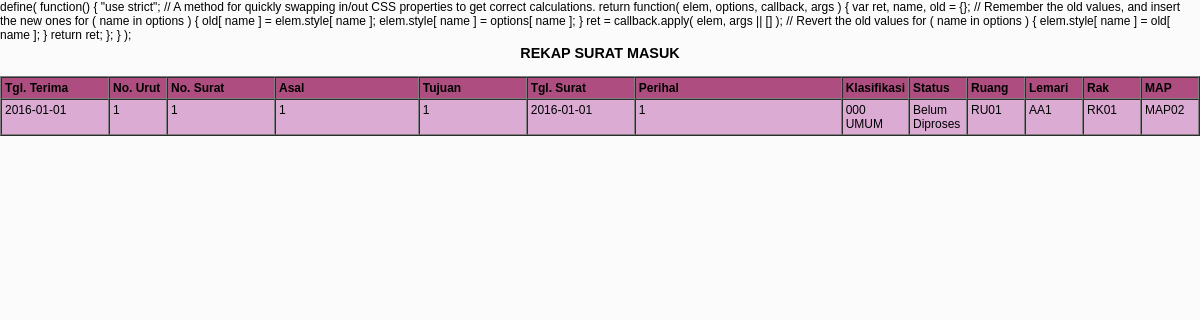
The page /adm/surat/rekap_masuk_prt.php on the database its author committed.
### tables this page shows
CREATE TABLE `surat_masuk` (
  `kd` varchar(50) NOT NULL,
  `no_urut` varchar(10) DEFAULT NULL,
  `no_surat` varchar(255) DEFAULT NULL,
  `asal` varchar(255) DEFAULT NULL,
  `tujuan` varchar(255) DEFAULT NULL,
  `tgl_surat` date DEFAULT NULL,
  `perihal` varchar(255) DEFAULT NULL,
  `tgl_terima` date DEFAULT NULL,
  `kd_lemari` varchar(50) DEFAULT NULL,
  `kd_rak` varchar(50) DEFAULT NULL,
  `kd_map` varchar(50) DEFAULT NULL,
  `kd_ruang` varchar(50) DEFAULT NULL,
  `kd_sifat` varchar(50) DEFAULT NULL,
  `lampiran` varchar(255) DEFAULT NULL,
  `tembusan` varchar(255) DEFAULT NULL,
  `tgl_deadline_balas` date DEFAULT NULL,
  `kd_balas` varchar(50) DEFAULT NULL,
  `ket` varchar(255) DEFAULT NULL,
  `kd_status` varchar(50) DEFAULT NULL,
  `kd_klasifikasi` varchar(50) DEFAULT NULL,
  `filex` longtext DEFAULT NULL,
  `postdate` datetime DEFAULT NULL
);

CREATE TABLE `surat_m_klasifikasi` (
  `kd` varchar(50) NOT NULL,
  `klasifikasi` varchar(100) DEFAULT NULL
);

CREATE TABLE `surat_m_status` (
  `kd` varchar(50) NOT NULL,
  `status` varchar(100) DEFAULT NULL
);

CREATE TABLE `surat_m_ruang` (
  `kd` varchar(50) NOT NULL,
  `ruang` varchar(50) DEFAULT NULL
);

CREATE TABLE `surat_m_lemari` (
  `kd` varchar(50) NOT NULL,
  `lemari` varchar(50) DEFAULT NULL
);

CREATE TABLE `surat_m_rak` (
  `kd` varchar(50) NOT NULL,
  `rak` varchar(50) DEFAULT NULL
);

CREATE TABLE `surat_m_map` (
  `kd` varchar(50) NOT NULL,
  `map` varchar(50) DEFAULT NULL
);

### inc/config.php (called while the page is built, shortened)
<?php
$sumber = "http://localhost/sisfosurat/";
$warna01 = "#dbabd4";
$warnaover = "#f8e690";
$warnaheader = "#ae4e80";
$warnatext = "black";
$sesidt = 3600;
?>

### adm/surat/rekap_masuk_prt.php (the view, shortened to what this page needs)
<?php
require("../../inc/config.php");
require("../../inc/fungsi.php");
require("../../inc/koneksi.php");
$tpl = LoadTpl("../../template/window.html");
$filenya = "rekap_masuk.php";
$judul = "Rekap Surat Masuk";
$judulku = $judul;
$ke = "rekap_masuk.php";
$diload = "window.print();location.href='$ke'";
echo '<table width="100%" border="0" cellspacing="0" cellpadding="3">
<tr>
<td align="center">';
echo '</td>
</tr>
</table>';
$qdtu = mysqli_query($koneksi, "SELECT * FROM surat_masuk ".
			"ORDER BY round(tgl_terima) DESC");
$rdtu = mysqli_fetch_assoc($qdtu);
$tdtu = mysqli_num_rows($qdtu);
if ($tdtu != 0)
	{
	echo '<p>
	<table width="100%" border="1" cellspacing="0" cellpadding="3">
	<tr bgcolor="'.$warnaheader.'">
	<td width="100"><strong><font color="'.$warnatext.'">Tgl. Terima</font></strong></td>
	<td width="50"><strong><font color="'.$warnatext.'">No. Urut</font></strong></td>
	<td width="100"><strong><font color="'.$warnatext.'">No. Surat</font></strong></td>
	<td><strong><font color="'.$warnatext.'">Asal</font></strong></td>
	<td width="100"><strong><font color="'.$warnatext.'">Tujuan</font></strong></td>
	<td width="100"><strong><font color="'.$warnatext.'">Tgl. Surat</font></strong></td>
	<td><strong><font color="'.$warnatext.'">Perihal</font></strong></td>
	<td width="50"><strong><font color="'.$warnatext.'">Klasifikasi</font></strong></td>
	<td width="50"><strong><font color="'.$warnatext.'">Status</font></strong></td>
	<td width="50"><strong><font color="'.$warnatext.'">Ruang</font></strong></td>
	<td width="50"><strong><font color="'.$warnatext.'">Lemari</font></strong></td>
	<td width="50"><strong><font color="'.$warnatext.'">Rak</font></strong></td>
	<td width="50"><strong><font color="'.$warnatext.'">MAP</font></strong></td>
	</tr>';
	do
		{
		if ($warna_set ==0)
			{
			$warna = $warna01;
			$warna_set = 1;
			}
		else
			{
			$warna = $warna02;
			$warna_set = 0;
			}
		$i_no_urut = nosql($rdtu['no_urut']);
		$i_no_surat = balikin2($rdtu['no_surat']);
		$i_asal = balikin2($rdtu['asal']);
		$i_tujuan = balikin2($rdtu['tujuan']);
		$i_tgl_surat = $rdtu['tgl_surat'];
		$i_perihal = balikin2($rdtu['perihal']);
		$i_tgl_terima = $rdtu['tgl_terima'];
		$ku_kd_klasifikasi = nosql($rdtu['kd_klasifikasi']);
		$ku_kd_status = nosql($rdtu['kd_status']);
		$ku_kd_ruang = nosql($rdtu['kd_ruang']);
		$ku_kd_lemari = nosql($rdtu['kd_lemari']);
		$ku_kd_rak = nosql($rdtu['kd_rak']);
		$ku_kd_map = nosql($rdtu['kd_map']);
		$qdtx = mysqli_query($koneksi, "SELECT * FROM surat_m_klasifikasi ".
										"WHERE kd = '$ku_kd_klasifikasi'");
		$rdtx = mysqli_fetch_assoc($qdtx);
		$dtx_klasifikasi = balikin($rdtx['klasifikasi']);
		$qdtx3 = mysqli_query($koneksi, "SELECT * FROM surat_m_status ".
										"WHERE kd = '$ku_kd_status'");
		$rdtx3 = mysqli_fetch_assoc($qdtx3);
		$dtx3_status = balikin($rdtx3['status']);
		$qdt1 = mysqli_query($koneksi, "SELECT * FROM surat_m_ruang ".
										"WHERE kd = '$ku_kd_ruang'");
		$rdt1 = mysqli_fetch_assoc($qdt1);
		$dt1_ruang = balikin($rdt1['ruang']);
		$qdt2 = mysqli_query($koneksi, "SELECT * FROM surat_m_lemari ".
										"WHERE kd = '$ku_kd_lemari'");
		$rdt2 = mysqli_fetch_assoc($qdt2);
		$dt2_lemari = balikin($rdt2['lemari']);
		$qdt3 = mysqli_query($koneksi, "SELECT * FROM surat_m_rak ".
										"WHERE kd = '$ku_kd_rak'");
		$rdt3 = mysqli_fetch_assoc($qdt3);
		$dt3_rak = balikin($rdt3['rak']);
		$qdt4 = mysqli_query($koneksi, "SELECT * FROM surat_m_map ".
										"WHERE kd = '$ku_kd_map'");
		$rdt4 = mysqli_fetch_assoc($qdt4);
		$dt4_map = balikin($rdt4['map']);
		echo "<tr valign=\"top\" bgcolor=\"$warna\" onmouseover=\"this.bgColor='$warnaover';\" onmouseout=\"this.bgColor='$warna';\">";
		echo '<td>'.$i_tgl_terima.'</td>
		<td>'.$i_no_urut.'</td>
		<td>'.$i_no_surat.'</td>
		<td>'.$i_asal.'</td>
		<td>'.$i_tujuan.'</td>
		<td>'.$i_tgl_surat.'</td>
		<td>'.$i_perihal.'</td>
		<td>'.$dtx_klasifikasi.'</td>
		<td>'.$dtx3_status.'</td>
		<td>'.$dt1_ruang.'</td>
		<td>'.$dt2_lemari.'</td>
		<td>'.$dt3_rak.'</td>
		<td>'.$dt4_map.'</td>
		</tr>';
		}
	while ($rdtu = mysqli_fetch_assoc($qdtu));
	echo '</table>
	</p>';
	}
else
	{
	echo '<p>
	<font color="red"><strong>TIDAK ADA DATA SURAT MASUK</strong></font>
	<p>';
	}
echo '<br>
<br>
<br>';
$isi = ob_get_contents();
require("../../inc/niltpl.php");
exit();
?>

### inc/fungsi.php (shortened to what this page needs)
<?php
function nosql($str)
	{
    $str = trim(htmlentities(addslashes(htmlspecialchars($str))));
	$search = array ("'\''",
						"'%'",
						"'@'",
						"'_'",
						"'1=1'",
						"'/'",
						"'!'",
						"'<'",
						"'>'",
						"'\('",
						"'\)'",
						"';'",
						"'-'",
						"'_'",
						"'select '",
						"'delete '",
						"'update '",
						"'alter '",
						"'insert '",
						"'grant '");
	$replace = array ("xpsijix",
						"xpersenx",
						"xtkeongx",
						"xgwahx",
						"x1smdgan1x",
						"xgmringx",
						"xpentungx",
						"xkkirix",
						"xkkananx",
						"xkkurix",
						"xkkurnanx",
						"xkommax",
						"xstrix",
						"xstripbwhx",
						"xtselectx",
						"xtdeletex",
						"xtupdatex",
						"xtalterx",
						"xtinsertx",
						"xtgrantx");
	$str = preg_replace($search,$replace,$str);
	return $str;
  	}
function balikin($str)
	{
	$search = array ("'xpsijix'",
						"'xpersenx'",
						"'xtkeongx'",
						"'xgwahx'",
						"'x1smdgan1x'",
						"'xgmringx'",
						"'xpentungx'",
						"'xkkirix'",
						"'xkkananx'",
						"'xkkurix'",
						"'xkkurnanx'",
						"'xkommax'",
						"'xstrix'",
						"'xstripbwhx'");
	$replace = array ("'",
						"%",
						"@",
						"_",
						"1=1",
						"/",
						"!",
						"<",
						">",
						"(",
						")",
						";",
						"-",
						"_");
	$str = preg_replace($search,$replace,$str);
	return $str;
  	}
function balikin2($str)
	{
	$search = array ("'xpsijix'",
						"'xpersenx'",
						"'xtkeongx'",
						"'xgwahx'",
						"'x1smdgan1x'",
						"'xgmringx'",
						"'xpentungx'",
						"'xkkirix'",
						"'xkkananx'",
						"'xkkurix'",
						"'xkkurnanx'",
						"'xkommax'",
						"'xstrix'",
						"'xstripbwhx'");
	$replace = array ("'",
						"%",
						"@",
						"_",
						"1=1",
						"/",
						"!",
						"<",
						">",
						"(",
						")",
						";",
						"-",
						"_");
	$str = preg_replace($search,$replace,$str);
	return $str;
  	}
function ParseVal($template, $assigned=array())
	{
	foreach($assigned as $word => $replace)
		{
		$template = preg_replace("/\{".$word."\}/i", "$replace",$template);
		}
		return $template;
	}
function LoadTpl($template="")
	{
	$filename = $template;
	if (file_exists($filename))
		{
		if ($FH = fopen($filename, 'r'))
			{
			$template = fread($FH,filesize($filename));
			}
		else
			{
			die("<strong>File Template $filename Tidak Bisa Dibuka...!</strong>");
			}
		}
	else
		{
		die("<strong>File Template $filename Tidak Ada., <br>Harap Dicek...!</strong>");
		}
	return $template;
	}
function xheadline($str)
	{
	echo strtoupper("<big><strong>$str</strong></big>");
	}
$versi = "SISFOSURAT-v1.3";
$author = "Agus Muhajir";
$description = $versi;
$url = "http://github.com/hajirodeon";
$keywords = "biasawae, sisfo, surat";
?>

### inc/niltpl.php (shortened to what this page needs)
<?php
$konten = ParseVal($tpl, array ("judul" => $judul,
					"judulku" => $judulku,
					"sumber" => $sumber,
					"isi" => $isi,
					"isi_banner" => $isi_banner,
					"isi_menu" => $isi_menu,
					"diload" => $diload,
					"versi" => $versi,
					"author" => $author,
					"keywords" => $keywords,
					"url" => $url,
					"sesidt" => $sesidt,
					"filenya" => $filenya,
					"wkdet" => $wkdet,
					"wkurl" => $wkurl,
					"sek_nama" => $sek_nama,
					"sek_alamat" => $sek_alamat,
					"sek_kontak" => $sek_kontak,
					"sek_kota" => $sek_kota,
					"sek_filex" => $sek_filex,
					"sek_filexx" => $sek_filexx,
					"description" => $description));
echo $konten;
?>

### inc/style/sisfokol.css (style rules this page uses)
body { font-family: Verdana, Arial, Helvetica, sans-serif; font-size: 12px; background-color: #FFFFFF; color: #000000; }
td { font-family: Verdana, Arial, Helvetica, sans-serif; font-size: 12px; color: #000000; }

### rows shown on the page
surat_masuk: tgl_terima "2016-01-01", no_urut "1", no_surat "1", asal "1", tujuan "1", tgl_surat "2016-01-01", perihal "1"
surat_m_klasifikasi: klasifikasi "000 UMUM"
surat_m_status: status "Belum Diproses"
surat_m_ruang: ruang "RU01"
surat_m_lemari: lemari "AA1"
surat_m_rak: rak "RK01"
surat_m_map: map "MAP02"
